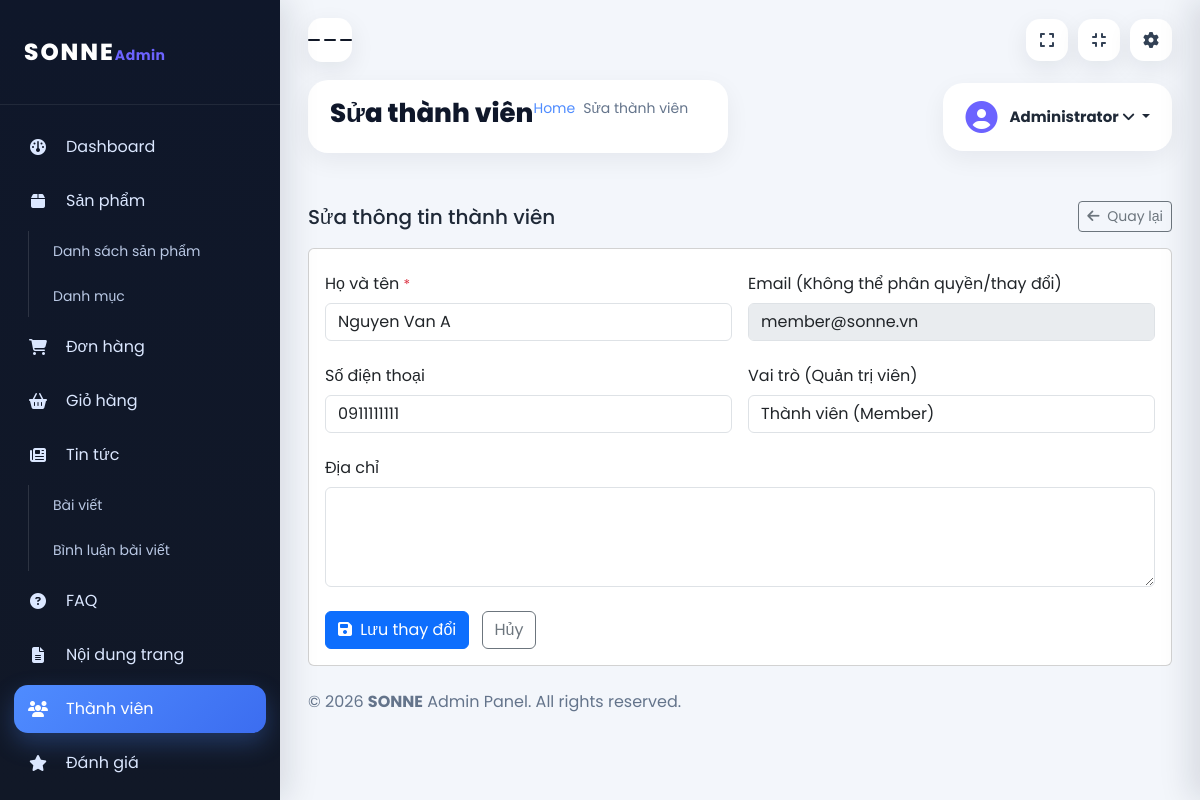
Page /admin/users/edit/2 (signed in) on the committed database.
### tables this page shows
CREATE TABLE users (
    id INT UNSIGNED AUTO_INCREMENT PRIMARY KEY,
    full_name VARCHAR(120) NOT NULL,
    email VARCHAR(160) NOT NULL UNIQUE,
    password VARCHAR(255) NOT NULL,
    phone VARCHAR(20) NULL,
    address VARCHAR(255) NULL,
    avatar VARCHAR(255) NULL,
    role ENUM('member','admin') NOT NULL DEFAULT 'member',
    is_locked TINYINT(1) NOT NULL DEFAULT 0,
    login_attempts INT NOT NULL DEFAULT 0,
    locked_until DATETIME NULL,
    deleted_at DATETIME NULL,
    created_at DATETIME NOT NULL DEFAULT CURRENT_TIMESTAMP,
    updated_at DATETIME NOT NULL DEFAULT CURRENT_TIMESTAMP ON UPDATE CURRENT_TIMESTAMP
);

### controllers/admin/AdminUserController.php (called while the page is built, shortened)
<?php
class AdminUserController extends Controller {
    public function edit(array $p): void {
        $user = UserModel::find((int)($p['id'] ?? 0));
        $this->renderAdmin('users/edit', compact('user') + ['title' => 'Sửa thành viên']);
    }
}

### index.php (called while the page is built, shortened)
<?php
require_once __DIR__ . '/config/db.php';
require_once __DIR__ . '/core/Router.php';
require_once __DIR__ . '/core/Model.php';
require_once __DIR__ . '/core/helpers.php';
spl_autoload_register(function (string $class): void {
    $paths = [
        __DIR__ . '/models/' . $class . '.php',
        __DIR__ . '/controllers/' . $class . '.php',
        __DIR__ . '/controllers/admin/' . $class . '.php',
    ];
    foreach ($paths as $path) {
        if (file_exists($path)) {
            return;
        }
    }
});
$router = new Router();
$router->get('/',                    'HomeController@index');
$router->get('/about',               'HomeController@about');
$router->get('/services',            'HomeController@services');
$router->get('/pricing',             'HomeController@pricing');
$router->get('/seller',              'HomeController@seller');
$router->get('/contact',             'ContactController@index');
$router->post('/contact',            'ContactController@submit');
$router->get('/faq',                 'FaqController@index');
$router->get('/login',               'AuthController@loginForm');
$router->post('/login',              'AuthController@login');
$router->get('/register',            'AuthController@registerForm');
$router->post('/register',           'AuthController@register');
$router->get('/logout',              'AuthController@logout');
$router->get('/products',            'ProductController@index');
$router->get('/product/{slug}',      'ProductController@detail');
$router->get('/search',              'ProductController@search');
$router->get('/search/suggest',      'ProductController@suggest');
$router->get('/category/{slug}',     'ProductController@category');
$router->get('/cart',                'CartController@index');
$router->post('/cart/add',           'CartController@add');
$router->post('/cart/update',        'CartController@update');
$router->post('/cart/remove',        'CartController@remove');
$router->post('/cart/clear',         'CartController@clear');
$router->post('/cart/sync',          'CartController@sync');
$router->get('/cart/count',          'CartController@count');
$router->get('/checkout',            'OrderController@checkoutForm');
$router->post('/checkout',           'OrderController@placeOrder');
$router->get('/order/success/{id}',  'OrderController@success');
$router->get('/orders',              'OrderController@myOrders');
$router->get('/profile',             'UserController@profile');
$router->post('/profile/update',     'UserController@updateProfile');
$router->post('/profile/password',   'UserController@changePassword');
$router->post('/profile/avatar',     'UserController@uploadAvatar');
$router->get('/news',                'NewsController@index');
$router->get('/news/{slug}',         'NewsController@detail');
$router->post('/news/{id}/comment',  'NewsController@postComment');
$router->post('/review',             'ReviewController@submit');
$router->get('/admin',               'AdminDashboardController@index');
$router->get('/admin/dashboard',     'AdminDashboardController@index');
$router->get('/admin/login',         'AdminAuthController@loginForm');
$router->post('/admin/login',        'AdminAuthController@login');
$router->get('/admin/logout',        'AdminAuthController@logout');
$router->get('/admin/users',         'AdminUserController@index');
$router->get('/admin/users/edit/{id}', 'AdminUserController@edit');
$router->post('/admin/users/update/{id}', 'AdminUserController@update');
$router->post('/admin/users/toggle-lock/{id}', 'AdminUserController@toggleLock');
$router->post('/admin/users/delete/{id}',  'AdminUserController@delete');
$router->post('/admin/users/reset-password/{id}', 'AdminUserController@resetPassword');
$router->get('/admin/products',       'AdminProductController@index');
$router->get('/admin/products/create','AdminProductController@create');
$router->post('/admin/products/store','AdminProductController@store');
$router->get('/admin/products/edit/{id}', 'AdminProductController@edit');
$router->post('/admin/products/update/{id}', 'AdminProductController@update');
$router->post('/admin/products/delete/{id}', 'AdminProductController@delete');
$router->get('/admin/orders',         'AdminOrderController@index');
$router->get('/admin/orders/{id}',    'AdminOrderController@detail');
$router->post('/admin/orders/status/{id}', 'AdminOrderController@updateStatus');
$router->get('/admin/carts',          'AdminCartController@index');
$router->get('/admin/carts/{id}',     'AdminCartController@detail');
$router->post('/admin/carts/status/{id}', 'AdminCartController@updateStatus');
$router->get('/admin/news',           'AdminNewsController@index');
$router->get('/admin/news/create',    'AdminNewsController@create');
$router->post('/admin/news/store',    'AdminNewsController@store');
$router->get('/admin/news/edit/{id}', 'AdminNewsController@edit');
$router->post('/admin/news/update/{id}', 'AdminNewsController@update');
$router->post('/admin/news/delete/{id}', 'AdminNewsController@delete');
$router->get('/admin/news-comments',           'AdminNewsCommentController@index');
$router->post('/admin/news-comments/delete/{id}', 'AdminNewsCommentController@delete');
$router->get('/admin/contacts',       'AdminContactController@index');
$router->get('/admin/contacts/{id}',  'AdminContactController@view');
$router->post('/admin/contacts/status/{id}', 'AdminContactController@updateStatus');
$router->post('/admin/contacts/delete/{id}', 'AdminContactController@delete');
$router->get('/admin/reviews',         'AdminReviewController@index');
$router->post('/admin/reviews/delete/{id}', 'AdminReviewController@delete');
$router->get('/admin/faq',             'AdminFaqController@index');
$router->get('/admin/faq/create',      'AdminFaqController@create');
$router->post('/admin/faq/store',      'AdminFaqController@store');
$router->get('/admin/faq/edit/{id}',   'AdminFaqController@edit');
$router->post('/admin/faq/update/{id}','AdminFaqController@update');
$router->post('/admin/faq/delete/{id}','AdminFaqController@delete');
$router->get('/admin/pages',           'AdminPageController@index');
$router->post('/admin/pages/update',   'AdminPageController@update');
$router->get('/admin/categories',       'AdminCategoryController@index');
$router->post('/admin/categories/store','AdminCategoryController@store');
$router->post('/admin/categories/update/{id}','AdminCategoryController@update');
$router->post('/admin/categories/delete/{id}','AdminCategoryController@delete');
$router->dispatch();

### config/db.php (called while the page is built, shortened)
<?php
class DB {
    private static ?PDO $instance = null;
    private static string $host     = '127.0.0.1';
    private static string $dbname   = 'sonne_db';
    private static string $user     = 'root';
    private static string $password = '';
    private static string $charset  = 'utf8mb4';
    public static function getInstance(): PDO {
        if (self::$instance === null) {
            $dsn = "mysql:host=" . self::$host
                 . ";dbname=" . self::$dbname
                 . ";charset=" . self::$charset;
            try {
                self::$instance = new PDO($dsn, self::$user, self::$password, [
                    PDO::ATTR_ERRMODE            => PDO::ERRMODE_EXCEPTION,
                    PDO::ATTR_DEFAULT_FETCH_MODE => PDO::FETCH_ASSOC,
                    PDO::ATTR_EMULATE_PREPARES   => false,
                ]);
            } catch (PDOException $e) {
                error_log('[DB] Connection failed: ' . $e->getMessage());
                http_response_code(500);
                exit('Service temporarily unavailable. Please try again later.');
            }
        }
        return self::$instance;
    }
    public static function fetchOne(string $sql, array $params = []): ?array {
        $stmt = self::getInstance()->prepare($sql);
        $stmt->execute($params);
        $row = $stmt->fetch();
        return $row !== false ? $row : null;
    }
}

### core/Model.php (called while the page is built, shortened)
<?php
abstract class Model {
    protected static string $table = '';
    protected static string $primaryKey = 'id';
    public static function find(int $id): ?array {
        return DB::fetchOne(
            "SELECT * FROM " . static::$table . " WHERE " . static::$primaryKey . " = ? LIMIT 1",
            [$id]
        );
    }
}

### core/helpers.php (called while the page is built, shortened)
<?php
function e(mixed $value): string {
    return htmlspecialchars((string) $value, ENT_QUOTES, 'UTF-8');
}

### views/admin/users/edit.php (the view, shortened to what this page needs)
<?php
$u = $user;
?>
<div class="row">
    <div class="col-12 mt-4">
        <div class="d-flex justify-content-between align-items-center mb-3">
            <h5 class="mb-0">Sửa thông tin thành viên</h5>
            <a href="<?= BASE_URL ?>/admin/users" class="btn btn-outline-secondary btn-sm">
                <i class="fa-solid fa-arrow-left me-1"></i> Quay lại
            </a>
        </div>
        <div class="card">
            <div class="card-body">
                <form action="<?= BASE_URL ?>/admin/users/update/<?= (int)$u['id'] ?>" method="POST">
                    <div class="row g-3">
                        <div class="col-md-6">
                            <div class="form-group">
                                <label for="full_name" class="col-form-label">
                                    Họ và tên <span class="text-danger">*</span>
                                </label>
                                <input type="text" id="full_name" name="full_name" class="form-control"
                                       value="<?= e($u['full_name'] ?? '') ?>" required>
                            </div>
                        </div>
                        <div class="col-md-6">
                            <div class="form-group">
                                <label for="email" class="col-form-label">Email (Không thể phân quyền/thay đổi)</label>
                                <input type="email" id="email" class="form-control"
                                       value="<?= e($u['email'] ?? '') ?>" readonly disabled>
                            </div>
                        </div>
                        <div class="col-md-6">
                            <div class="form-group">
                                <label for="phone" class="col-form-label">Số điện thoại</label>
                                <input type="text" id="phone" name="phone" class="form-control"
                                       value="<?= e($u['phone'] ?? '') ?>">
                            </div>
                        </div>
                        <div class="col-md-6">
                            <div class="form-group">
                                <label for="role" class="col-form-label">
                                    Vai trò (Quản trị viên)
                                </label>
                                <select id="role" name="role" class="form-control" <?= $u['id'] == 1 ? 'disabled' : '' ?>>
                                    <option value="member" <?= ($u['role'] ?? 'member') === 'member' ? 'selected' : '' ?>>Thành viên (Member)</option>
                                </select>
                            </div>
                        </div>
                        <div class="col-12">
                            <div class="form-group">
                                <label for="address" class="col-form-label">Địa chỉ</label>
                                <textarea id="address" name="address" class="form-control"
                                          rows="3"><?= e($u['address'] ?? '') ?></textarea>
                            </div>
                        </div>
                        <div class="col-12 mt-4">
                            <button type="submit" class="btn btn-primary me-2">
                                <i class="fa-solid fa-save me-1"></i> Lưu thay đổi
                            </button>
                            <a href="<?= BASE_URL ?>/admin/users" class="btn btn-outline-secondary">Hủy</a>
                        </div>
                    </div>
                </form>
            </div>
        </div>
    </div>
</div>

### core/Router.php (shortened to what this page needs)
<?php
class Router {
    private array $routes = [];
    private function add(string $method, string $path, string $handler): void {
        $this->routes[] = compact('method', 'pattern', 'handler');
    }
    public function dispatch(): void {
        $method = $_SERVER['REQUEST_METHOD'] ?? 'GET';
        $uri = parse_url($_SERVER['REQUEST_URI'] ?? '/', PHP_URL_PATH);
        $base = str_replace('\\', '/', dirname($_SERVER['SCRIPT_NAME'] ?? '/'));
        $base = $base === '/' ? '' : rtrim($base, '/');
        if (str_starts_with($uri, $base)) {
            $uri = substr($uri, strlen($base));
        }
        $uri = '/' . ltrim($uri, '/');
        if ($uri !== '/' ) $uri = rtrim($uri, '/');
        foreach ($this->routes as $route) {
            if ($route['method'] !== $method) continue;
            if (!preg_match($route['pattern'], $uri, $matches)) continue;
            $params = array_filter($matches, 'is_string', ARRAY_FILTER_USE_KEY);
            [$class, $action] = explode('@', $route['handler']);
            $controller = new $class();
            $controller->$action($params);
            return;
        }
    }
}

### assets/admin/admin.css (style rules this page uses)
html, body { min-height: 100%; }
body { margin: 0; font-family: 'Poppins', sans-serif; background: #f3f6fb; color: #1f2937; }
.text-danger.required, span.text-danger { font-size: .85em; }
textarea.form-control { resize: vertical; min-height: 100px; }

### rows in the picture
users: full_name "Nguyen Van A", email "member@sonne.vn", phone "0911111111", role "Thành viên (Member)"
